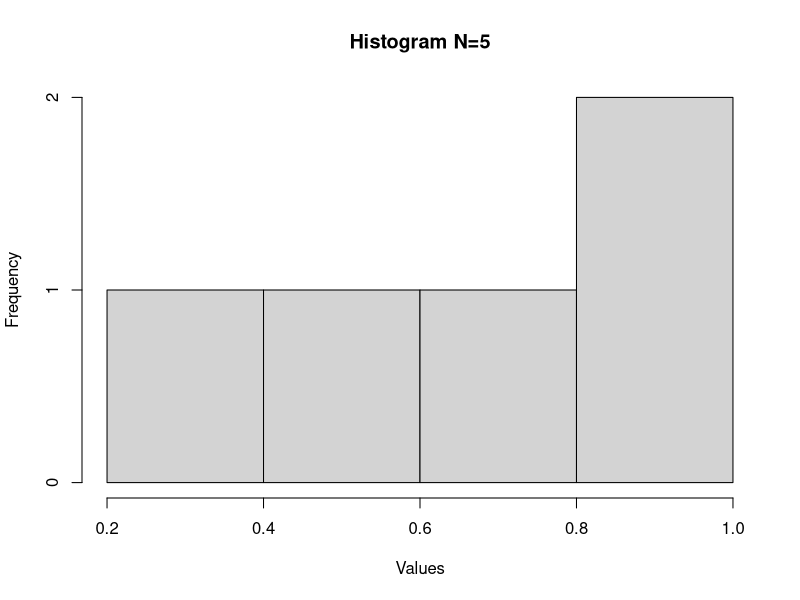
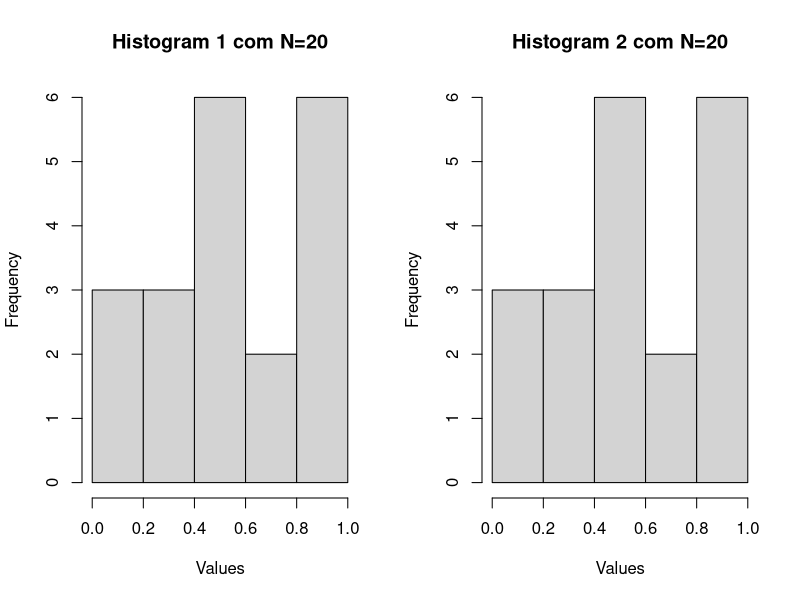

The R script that drew these images, in order:
  set.seed(123)
  5->n 
  hist(runif(n),   #runif por default: [0,1]
       main= sprintf("Histogram N=%d", n),
       xlab= "Values",
       ylab= "Frequency",)
  
  par(mfrow = c(1, 2))
  
  set.seed(123)
  20 -> n  
  hist(runif(n),
       main = sprintf("Histogram 1 com N=%d", n),
       xlab = "Values",
       ylab = "Frequency")
  
  # Segundo gráfico
  set.seed(123)
  20 -> n  
  hist(runif(n),
       main = sprintf("Histogram 2 com N=%d", n),
       xlab = "Values",
       ylab = "Frequency")
  
  par(mfrow = c(1, 1))
  
# se corrermos 2x runif(5) com a mesma seed(mesmo Zo) os resultados serao exatamente iguais ou seja runif() 
# não inventa números de forma aleatória e imprevisível e sim baseado numa expressao com parametros

  
